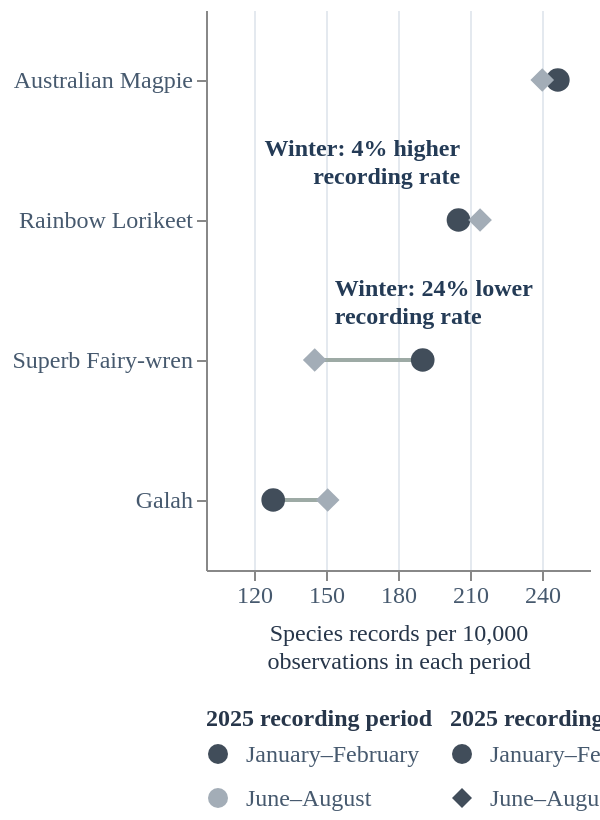

Write a Vega-Lite specification for this figure.
### Vega-Lite specification from a JSON file in a GitHub repository (floating-point values rounded to 4 significant figures)
{"$schema": "https://vega.github.io/schema/vega-lite/v5.json", "width": "container", "height": 280, "data": {"values": [{"species": "Australian Magpie", "summer_records": 34179, "summer_rate": 246.6, "winter_records": 48318, "winter_rate": 240.1}, {"species": "Rainbow Lorikeet", "summer_records": 28441, "summer_rate": 205.2, "winter_records": 43102, "winter_rate": 214.2}, {"species": "Superb Fairy-wren", "summer_records": 26377, "summer_rate": 190.3, "winter_records": 29226, "winter_rate": 145.3}, {"species": "Galah", "summer_records": 17740, "summer_rate": 128.0, "winter_records": 30315, "winter_rate": 150.7}]}, "params": [{"name": "Focus_species", "value": null, "bind": {"input": "select", "options": [null, "Australian Magpie", "Rainbow Lorikeet", "Superb Fairy-wren", "Galah"], "labels": ["Show all", "Australian Magpie", "Rainbow Lorikeet", "Superb Fairy-wren", "Galah"], "name": "Species: "}}], "encoding": {"opacity": {"condition": {"test": "Focus_species == null || datum.species == Focus_species", "value": 1}, "value": 0.18}}, "layer": [{"mark": {"type": "rule", "stroke": "#9daaa5", "strokeWidth": 2}, "encoding": {"x": {"field": "summer_rate", "type": "quantitative", "title": ["Species records per 10,000", "observations in each period"], "scale": {"domain": [110, 260]}, "axis": {"values": [120, 150, 180, 210, 240], "titleLineHeight": 14, "titlePadding": 8}}, "x2": {"field": "winter_rate"}, "y": {"field": "species", "type": "nominal", "title": null, "sort": ["Australian Magpie", "Rainbow Lorikeet", "Superb Fairy-wren", "Galah"]}}}, {"mark": {"type": "point", "size": 140, "filled": true}, "encoding": {"x": {"field": "summer_rate", "type": "quantitative", "title": ["Species records per 10,000", "observations in each period"], "scale": {"domain": [110, 260]}, "axis": {"values": [120, 150, 180, 210, 240], "titleLineHeight": 14, "titlePadding": 8}}, "y": {"field": "species", "type": "nominal", "title": null, "sort": ["Australian Magpie", "Rainbow Lorikeet", "Superb Fairy-wren", "Galah"]}, "tooltip": [{"field": "species", "type": "nominal", "title": "Species"}, {"field": "summer_rate", "type": "quantitative", "title": "January–February rate per 10,000", "format": ".1f"}, {"field": "summer_records", "type": "quantitative", "title": "January–February species records", "format": ",.0f"}, {"field": "winter_rate", "type": "quantitative", "title": "June–August rate per 10,000", "format": ".1f"}, {"field": "winter_records", "type": "quantitative", "title": "June–August species records", "format": ",.0f"}], "color": {"datum": "January–February", "type": "nominal", "scale": {"domain": ["January–February", "June–August"], "range": ["#414d5a", "#a3adb7"]}, "legend": {"title": "2025 recording period", "orient": "bottom", "direction": "vertical", "symbolSize": 100, "symbolStrokeWidth": 0, "symbolOpacity": 1, "columns": 1, "rowPadding": 10, "symbolOffset": 0, "labelOffset": 8, "labelLimit": 240}}, "shape": {"datum": "January–February", "type": "nominal", "scale": {"domain": ["January–February", "June–August"], "range": ["circle", "diamond"]}, "legend": {"title": "2025 recording period", "orient": "bottom", "direction": "vertical", "symbolSize": 100, "symbolStrokeWidth": 0, "symbolOpacity": 1, "columns": 1, "rowPadding": 10, "symbolOffset": 0, "labelOffset": 8, "labelLimit": 240}}}}, {"mark": {"type": "point", "size": 140, "filled": true}, "encoding": {"x": {"field": "winter_rate", "type": "quantitative"}, "y": {"field": "species", "type": "nominal", "title": null, "sort": ["Australian Magpie", "Rainbow Lorikeet", "Superb Fairy-wren", "Galah"]}, "tooltip": [{"field": "species", "type": "nominal", "title": "Species"}, {"field": "summer_rate", "type": "quantitative", "title": "January–February rate per 10,000", "format": ".1f"}, {"field": "summer_records", "type": "quantitative", "title": "January–February species records", "format": ",.0f"}, {"field": "winter_rate", "type": "quantitative", "title": "June–August rate per 10,000", "format": ".1f"}, {"field": "winter_records", "type": "quantitative", "title": "June–August species records", "format": ",.0f"}], "color": {"datum": "June–August", "type": "nominal", "scale": {"domain": ["January–February", "June–August"], "range": ["#414d5a", "#a3adb7"]}, "legend": {"title": "2025 recording period", "orient": "bottom", "direction": "vertical", "symbolSize": 100, "symbolStrokeWidth": 0, "symbolOpacity": 1, "columns": 1, "rowPadding": 10, "symbolOffset": 0, "labelOffset": 8, "labelLimit": 240}}, "shape": {"datum": "June–August", "type": "nominal", "scale": {"domain": ["January–February", "June–August"], "range": ["circle", "diamond"]}, "legend": {"title": "2025 recording period", "orient": "bottom", "direction": "vertical", "symbolSize": 100, "symbolStrokeWidth": 0, "symbolOpacity": 1, "columns": 1, "rowPadding": 10, "symbolOffset": 0, "labelOffset": 8, "labelLimit": 240}}}}, {"transform": [{"filter": "indexof(['Rainbow Lorikeet', 'Superb Fairy-wren'], datum.species) >= 0"}, {"calculate": "'Winter: ' + format(abs(datum.winter_rate / datum.summer_rate - 1), '.0%') + (datum.winter_rate < datum.summer_rate ? ' lower' : ' higher') + '\\nrecording rate'", "as": "period_change"}], "mark": {"type": "text", "align": {"expr": "datum.species == 'Superb Fairy-wren' ? 'left' : 'right'"}, "baseline": "bottom", "dx": {"expr": "datum.species == 'Superb Fairy-wren' ? 10 : -10"}, "dy": -29, "fontSize": 12, "fontWeight": 700, "color": "#243b56", "lineBreak": "\n", "lineHeight": 14, "font": "DM Sans"}, "encoding": {"x": {"field": "winter_rate", "type": "quantitative"}, "y": {"field": "species", "type": "nominal", "sort": ["Australian Magpie", "Rainbow Lorikeet", "Superb Fairy-wren", "Galah"]}, "text": {"field": "period_change", "type": "nominal"}, "tooltip": null, "description": {"field": "period_change", "type": "nominal"}, "order": null}}], "config": {"view": {"stroke": null}, "background": "transparent", "font": "DM Sans", "axis": {"labelFontSize": 12, "titleFontSize": 12, "titleFontWeight": 500, "labelColor": "#46596e", "titleColor": "#27364a", "gridColor": "#e4e9ef"}, "legend": {"labelFontSize": 12, "titleFontSize": 12, "titleFontWeight": 600, "labelColor": "#46596e", "titleColor": "#27364a"}}, "transform": [{"filter": {"field": "species", "oneOf": ["Australian Magpie", "Rainbow Lorikeet", "Superb Fairy-wren", "Galah"]}}], "description": "January–February versus June–August sighting rates for the same four focus birds used throughout: Australian Magpie, Rainbow Lorikeet, Superb Fairy-wren and Galah.", "autosize": {"type": "fit-x", "contains": "padding"}}
